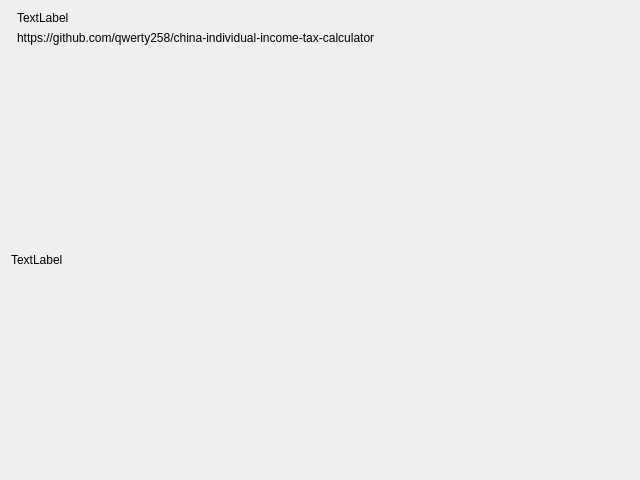
<?xml version="1.0" encoding="UTF-8"?>
<ui version="4.0">
 <class>dialog_about</class>
 <widget class="QDialog" name="dialog_about">
  <property name="geometry">
   <rect>
    <x>0</x>
    <y>0</y>
    <width>640</width>
    <height>480</height>
   </rect>
  </property>
  <property name="minimumSize">
   <size>
    <width>640</width>
    <height>480</height>
   </size>
  </property>
  <property name="windowTitle">
   <string>About</string>
  </property>
  <layout class="QFormLayout" name="formLayout">
   <item row="2" column="0" colspan="2">
    <widget class="QLabel" name="label_copyright">
     <property name="sizePolicy">
      <sizepolicy hsizetype="Expanding" vsizetype="Expanding">
       <horstretch>0</horstretch>
       <verstretch>0</verstretch>
      </sizepolicy>
     </property>
     <property name="text">
      <string notr="true">TextLabel</string>
     </property>
     <property name="textFormat">
      <enum>Qt::PlainText</enum>
     </property>
     <property name="wordWrap">
      <bool>true</bool>
     </property>
     <property name="indent">
      <number>0</number>
     </property>
     <property name="textInteractionFlags">
      <set>Qt::LinksAccessibleByMouse|Qt::TextSelectableByMouse</set>
     </property>
    </widget>
   </item>
   <item row="0" column="1">
    <widget class="QLabel" name="label_version">
     <property name="sizePolicy">
      <sizepolicy hsizetype="Expanding" vsizetype="Fixed">
       <horstretch>0</horstretch>
       <verstretch>0</verstretch>
      </sizepolicy>
     </property>
     <property name="text">
      <string notr="true">TextLabel</string>
     </property>
     <property name="textFormat">
      <enum>Qt::PlainText</enum>
     </property>
     <property name="wordWrap">
      <bool>true</bool>
     </property>
     <property name="indent">
      <number>0</number>
     </property>
     <property name="textInteractionFlags">
      <set>Qt::LinksAccessibleByMouse|Qt::TextSelectableByMouse</set>
     </property>
    </widget>
   </item>
   <item row="1" column="1">
    <widget class="QLabel" name="label_url">
     <property name="sizePolicy">
      <sizepolicy hsizetype="Expanding" vsizetype="Fixed">
       <horstretch>0</horstretch>
       <verstretch>0</verstretch>
      </sizepolicy>
     </property>
     <property name="text">
      <string notr="true">https://github.com/qwerty258/china-individual-income-tax-calculator</string>
     </property>
     <property name="textFormat">
      <enum>Qt::PlainText</enum>
     </property>
     <property name="indent">
      <number>0</number>
     </property>
     <property name="textInteractionFlags">
      <set>Qt::LinksAccessibleByMouse|Qt::TextSelectableByMouse</set>
     </property>
    </widget>
   </item>
  </layout>
 </widget>
 <resources/>
 <connections/>
</ui>
